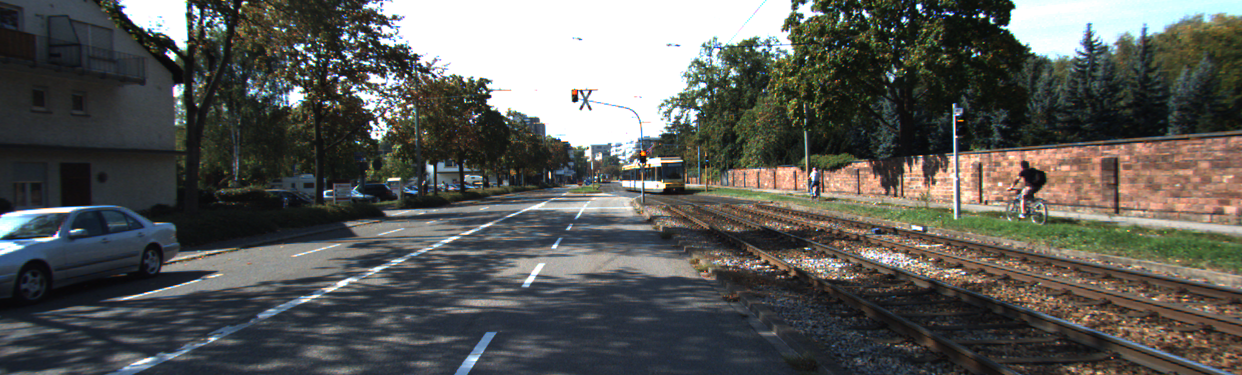
#> input picture img/rgb_2011_09_26_0001_02_0070.png, 1242 x 375 px
$ python test.py img/rgb_2011_09_26_0001_02_0070.png img/rgb_2011_09_26_0001_02_0070.png   (older library calls are emulated)
#> lines starting #> are read from the running program, lines starting #| are printed output that depends on the picture; after the words box and inside, x2 and y2 are one past the last pixel; in counts of white or black regions, pixels touching at a corner belong together
### reconstruct.py
# -*- coding: utf-8 -*-

import argparse

import cv2
import numpy as np
import matplotlib as mpl
import matplotlib.pyplot as plt
from matplotlib import cm
from scipy.spatial.transform import Rotation as R

from sgbm import SGBMatcher


# [47 lines left out: function parse_args, not called in this run]


class Reconstructor():
    def __init__(self,
                 img_l,
                 img_r,
                 disp,
                 focal_length,
                 baseline,
                 show_disp_map=False,
                 show_depth_map=False,
                 trans_speed=50,
                 angle_speed=np.pi / 180):
        self.img_l = img_l
        self.img_r = img_r
        self.disp = disp
        self.focal_length = focal_length
        self.baseline = baseline
        self.show_disp_map = show_disp_map
        self.show_depth_map = show_depth_map

        self.height, self.width, _ = img_l.shape
        self.q = np.array([[1, 0, 0, -self.width / 2],
                           [0, 1, 0, -self.height / 2],
                           [0, 0, 0, focal_length], [0, 0, -1 / baseline, 0]])
        self.k = np.array([[focal_length, 0, self.width / 2],
                           [0, focal_length, self.height / 2], [0, 0, 1]])
        self.dist_coeff = np.zeros((4, 1))

        self.r = np.eye(3)
        self.t = np.array([0, 0, -100.0])

        self.angles = {  # x, y, z
            'w': (angle_speed, 0, 0),
            's': (-angle_speed, 0, 0),
            'a': (0, -angle_speed, 0),
            'd': (0, angle_speed, 0),
            'q': (0, 0, -angle_speed),
            'e': (0, 0, angle_speed)
        }

        self.trans = { # x, y, z
            'l': (trans_speed, 0, 0),
            'j': (-trans_speed, 0, 0),
            'o': (0, trans_speed, 0),
            'u': (0, -trans_speed, 0),
            'i': (0, 0, trans_speed),
            'k': (0, 0, -trans_speed),
        }

        self.points, self.colors = self._calc_point_cloud()

        self.position = (20, 40)
        self.font_face = cv2.FONT_HERSHEY_SIMPLEX
        self.font_scale = 0.5
        self.thickness = 1
        text_size, _ = cv2.getTextSize("text", self.font_face, self.font_scale,
                                       self.thickness)
        self.line_width = text_size[0]
        self.line_height = text_size[1] + 5

    def visualize(self):
        r = self.r
        t = self.t
        self._view(r, t)
        while 1:
            key = cv2.waitKey(0)

            if key not in range(256):
                continue

            ch = chr(key)
            if ch in self.trans:
                t = self.translate(t, self.trans[ch])
                self._view(r, t)

            if ch in self.angles:
                r = self.rotate(r, (-ag for ag in self.angles[ch]))
                t = self.rotate(t, self.angles[ch])
                self._view(r, t)

            if ch == 'h':  # reset
                self._view(self.r, self.t)
                r = self.r
                t = self.t

            if ch == 'p':  # print
                print(r)
                print(t)

            elif ch == '\x1b':  # esc
                cv2.destroyAllWindows()
                break

    def _view(self, r: np.ndarray, t: np.ndarray, show_param: bool = True):
        img = self._calc_projected_image(r, t)
        if show_param:
            img = self._show_param(img, r, t)
        cv2.imshow('projected', img)

    # [37 lines left out: functions _show_param, rotate, not called in this run]


    @staticmethod
    def translate(arr, trans):
        return arr + np.array(trans)

    @staticmethod
    def remove_invalid(disp_arr, points, colors):
        # TODO: Add nearclip to filter out the wrong projection
        mask = ((disp_arr > disp_arr.min()) & np.all(~np.isnan(points), axis=1)
                & np.all(~np.isinf(points), axis=1))
        return points[mask], colors[mask]

    def _calc_point_cloud(self):
        points = cv2.reprojectImageTo3D(self.disp,
                                        self.q,
                                        handleMissingValues=True).reshape(
                                            -1, 3)
        if self.show_disp_map:
            colors = self.disp.reshape(-1, 1)
            COL = MplColorHelper('viridis', colors.min(), colors.max())
            colors = COL.get_rgb(colors).reshape(-1, 3)
        elif self.show_depth_map:
            colors = triangulation(self.disp).reshape(-1, 1)
            COL = MplColorHelper('viridis', colors.min(), colors.max())
            colors = COL.get_rgb(colors).reshape(-1, 3)
        else:
            colors = self.img_l.reshape(-1, 3)
        return self.remove_invalid(self.disp.reshape(-1), points, colors)

    def _project_points(self, r, t):
        projected, _ = cv2.projectPoints(self.points, r, t, self.k,
                                         self.dist_coeff)
        xy = projected.reshape(-1, 2).astype(np.int)
        mask = ((0 <= xy[:, 0]) & (xy[:, 0] < self.width) & (0 <= xy[:, 1]) &
                (xy[:, 1] < self.height))
        return xy[mask], self.colors[mask]

    def _calc_projected_image(self, r, t):
        xy, cm = self._project_points(r, t)
        image = np.zeros((self.height, self.width, 3), dtype=cm.dtype)
        image[xy[:, 1], xy[:, 0]] = cm
        return image


class MplColorHelper:
    """ A helper class to create "heatmap" for a matrix """
    # [22 lines left out: functions __init__, get_rgb, not called in this run]


def imread(path, channel=-1):
    """ Read raw RGB and DO NOT perform any process to the image
        if channel <= -1: load image with original dimension
        if channel ==  0: load image with 1 channel (grey)
        if channel >=  1: load image with 3 channel (RGB)
    """
    rgb = cv2.imread(path, channel)  # Load image with original dimension
    assert rgb is not None, "Image {} is None".format(path)
    assert rgb.ndim in [2, 3], "Image {} has ndim {}".format(path, rgb.ndim)
    #rgb = cv2.cvtColor(rgb,cv2.COLOR_BGR2RGB) if rgb.ndim == 3 else rgb

    return rgb


# [57 lines left out: functions read_depth, triangulation, main, not called in this run]


# [2 lines that do not run on import are left out]

### sgbm.py
# -*- coding: utf-8 -*-

import argparse
import cv2
import json
import numpy as np


# [23 lines left out: function parse_args, not called in this run]


class SGBMatcher():
    def __init__(self,
                 min_disparity=0,
                 num_disparities=16,
                 block_size=5,
                 window_size=3,
                 disp12_max_diff=1,
                 uniqueness_ratio=15,
                 speckle_window_size=0,
                 speckle_range=2,
                 pre_filter_cap=63,
                 mode=cv2.STEREO_SGBM_MODE_SGBM_3WAY):

        # SGBM Parameters
        # http://answers.opencv.org/question/182049/pythonstereo-disparity-quality-problems/?answer=183650#post-id-183650
        # window_size: default 3; 5 Works nicely
        #              7 for SGBM reduced size image;
        #              15 for SGBM full size image (1300px and above)
        # num_disparity: max_disp has to be dividable by 16 f. E. HH 192, 256

        p1 = 8 * 3 * window_size**2
        p2 = 32 * 3 * window_size**2
        self.param = {
            'minDisparity': min_disparity,
            'numDisparities': num_disparities,
            'blockSize': block_size,
            'windowSize': window_size,
            'P1': p1,
            'P2': p2,
            'disp12MaxDiff': disp12_max_diff,
            'uniquenessRatio': uniqueness_ratio,
            'speckleWindowSize': speckle_window_size,
            'speckleRange': speckle_range,
            'preFilterCap': pre_filter_cap,
            'mode': mode
        }

        param = self.param.copy()
        del param['windowSize']

        self.left_matcher = cv2.StereoSGBM_create(**param)

    def show_param(self):
        print(json.dumps(self.param, indent=4, sort_keys=True))

    # [4 lines left out: function visualize, not called in this run]

    def compute(self, img_l, img_r):
        return self.left_matcher.compute(img_l, img_r).astype(
            np.float32) / 16.0

    # [41 lines left out: functions normalize, display, imread, main, not called in this run]


# [2 lines that do not run on import are left out]

### test.py
# -*- coding: utf-8 -*-

import argparse
import cv2
import numpy as np

from sgbm import SGBMatcher
from reconstruct import Reconstructor, imread

# python test.py img/rgb_2011_09_26_0001_02_0070.png img/rgb_2011_09_26_0001_02_0070.png


def parse_args():
    parser = argparse.ArgumentParser(description='Semi-Global Matching')
    parser.add_argument('left_image_name')
    parser.add_argument('right_image_name')
    parser.add_argument('-M',
                        default=1,
                        type=int,
                        help='The sparsity of y-axis of image')
    parser.add_argument('-N',
                        default=1,
                        type=int,
                        help='The sparsity of x-axis of image')

    parser.add_argument('-f', '--focal_length', default=500, type=float)
    parser.add_argument('-d',
                        '--distance_between_cameras',
                        default=10,
                        type=float)

    parser.add_argument(
        '--num_disparities',
        default=80,
        type=int,
        help='The max_disp in use, must be dividable by 16. default: 16.')
    parser.add_argument('--block_size',
                        default=5,
                        type=int,
                        help='Block size in calculation. default: 5.')
    parser.add_argument('--window_size',
                        default=15,
                        choices=[3, 5, 7, 15],
                        type=int,
                        help='How large a search window is. default: 5.')

    parser.add_argument('--show_disp_map',
                        action='store_true',
                        default=False,
                        help='Visualize disparity results')
    parser.add_argument('--show_depth_map',
                        action='store_true',
                        default=False,
                        help='Visualize depth results')
    args = parser.parse_args()

    assert args.num_disparities % 16 == 0, "The max_disp must be dividable by 16."

    return args


def main():
    args = parse_args()

    img_l = imread(args.left_image_name, 1)
#> in imread, rgb is the input picture: shape (375, 1242, 3); mean B, G, R 87.2, 90.6, 89.8
    img_r = imread(args.right_image_name, 1)

    # Init SGBM
    sgm = SGBMatcher(num_disparities=args.num_disparities,
                     block_size=args.block_size,
                     window_size=args.window_size)

    sgm.show_param()

    # Get disparity
    disp = sgm.compute(img_l, img_r)
#> in compute, `return self.left_matcher.compute(img_l, img_r).astype( np.float32) / 1..`:
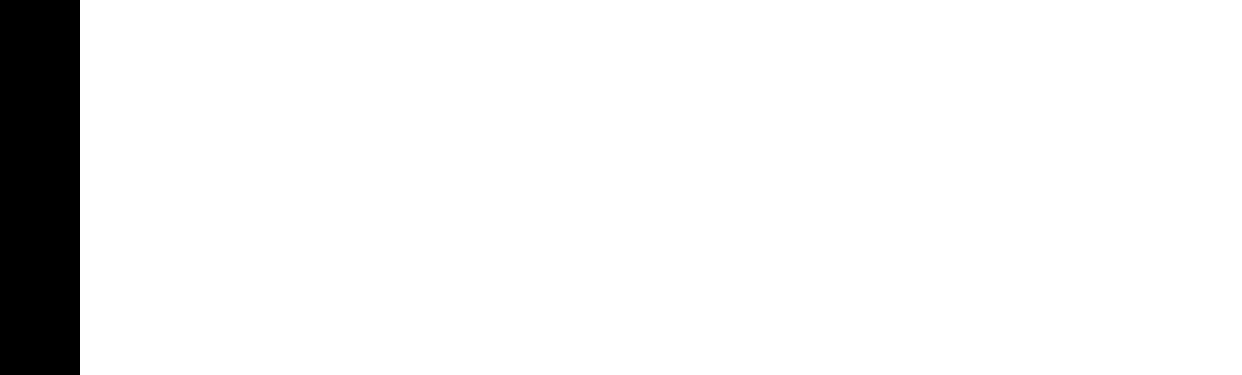
#> returned value: shape (375, 1242) float32; values -1 (black) and 0 (white), 93.6% white; 1 black region, box (x1, y1, x2, y2) and area: (0, 0, 80, 375) 30000

    # Sparsify the computated points
    disp_ = np.zeros_like(disp)
    disp_[::args.M, ::args.N] = disp[::args.M, ::args.N]

    # Init Visualizer
    rec = Reconstructor(img_l=img_l,
                        img_r=img_r,
                        disp=disp,
                        focal_length=args.focal_length,
                        baseline=args.distance_between_cameras,
                        show_disp_map=args.show_disp_map,
                        show_depth_map=args.show_depth_map)
#> in __init__, `self.points, self.colors = self._calc_point_cloud()`: self.points = empty array

    rec.visualize()


if __name__ == '__main__':
#> (the run stopped early here; a loop or call above may not have finished)
